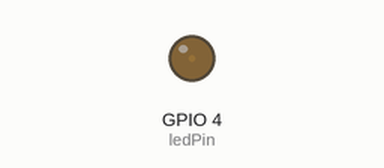
Recording of a sketch running on a simulated ESP32. On the bench: output pins drawn as LEDs (lit = HIGH). What the sketch prints to the serial monitor is not drawn.

Above: at 0.05 s.
At 2.15 s:
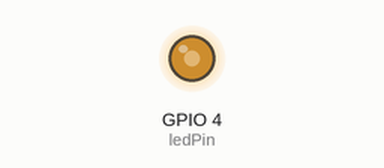
At 3.45 s:
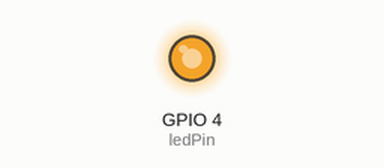
At 6.85 s:
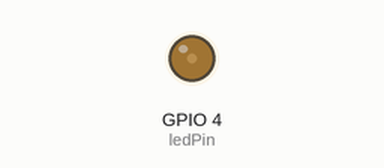
Timing chart, 0 to 9.9 s (numbered marks = the images above):
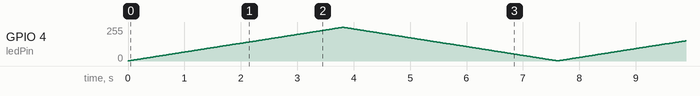

The sketch:

Oppgave4a.ino
```cpp
const int ledPin = 4;
const int channelLED = 5;
int lysstyrke = 0;

void setup() {
  pinMode(ledPin, OUTPUT);
  ledcSetup(5, 2000, 8);
  ledcAttachPin(ledPin, channelLED);
  ledcWrite(ledPin, 0);

  Serial.begin(9600);

}

void blinkLed(){
  while(lysstyrke < 254){
    Serial.println(lysstyrke);
    lysstyrke += 1;
    ledcWrite(channelLED, lysstyrke);
    delay(15);
    }
  while(lysstyrke > 1){
    Serial.println(lysstyrke);
    lysstyrke -= 1;
    ledcWrite(channelLED, lysstyrke);
    delay(15);
    }
  }

void loop() {

  blinkLed();

  /*
  analogWrite(ledPin, 255);
  delay(500);
  analogWrite(ledPin, 0);
  delay(500);
  */
}
```
